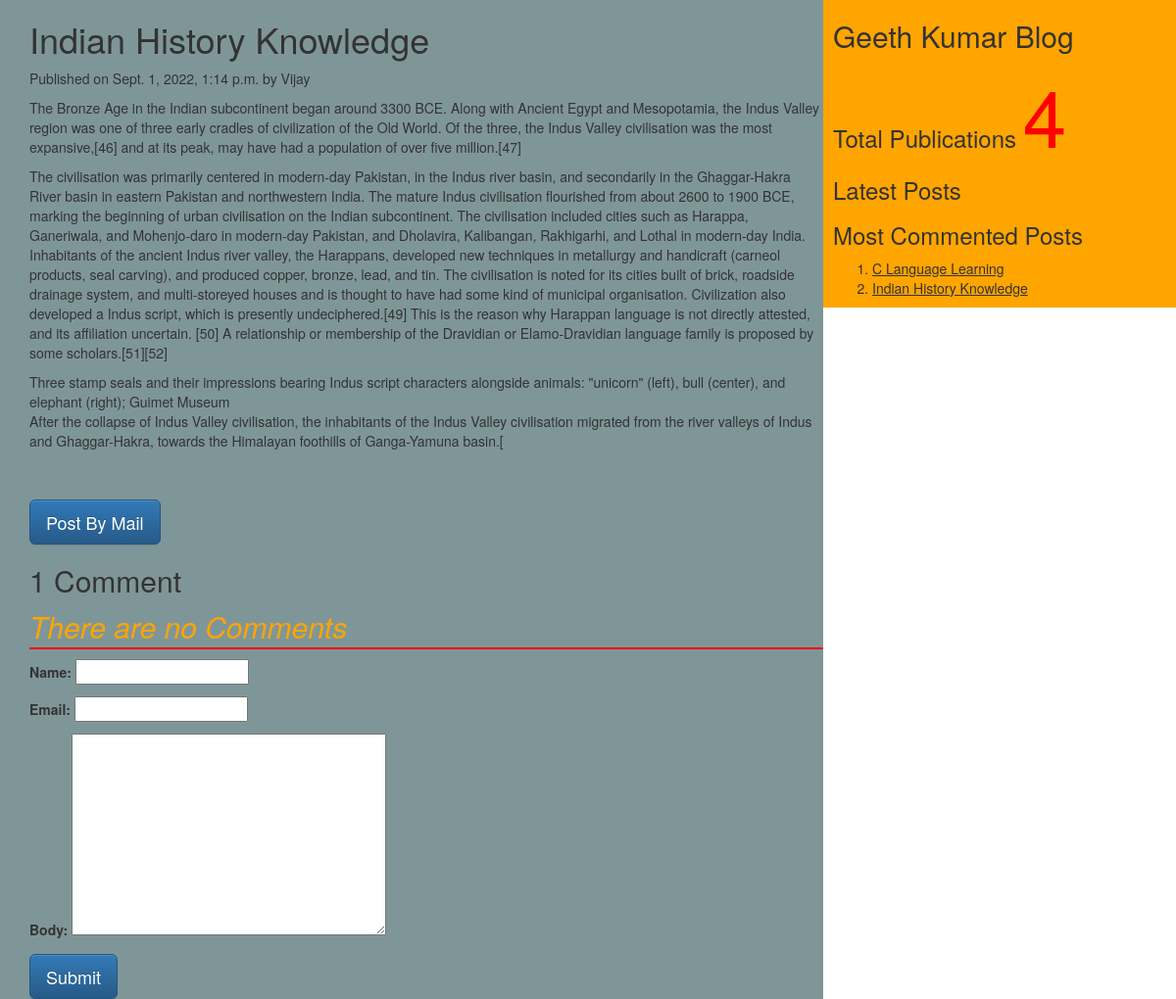
The page /2022/09/01/indian-history-knowledge on the database its author committed.
### myApp/models.py (models this page shows, shortened)
class Post(models.Model):
    tags=TaggableManager()
    STATUS_CHOICE=(('draft','Draft'),('published','Published'))
    title=models.CharField(max_length=200)
    slug=models.SlugField(max_length=50,unique_for_date='publish')
    author=models.ForeignKey(User,related_name='blog_post',on_delete=models.CASCADE)#user table refering auth module
    body=models.TextField()
    publish=models.DateTimeField(default=timezone.now)
    created=models.DateTimeField(auto_now_add=True)
    updated=models.DateTimeField(auto_now=True)
    status=models.CharField(max_length=20,choices=STATUS_CHOICE,default='draft')
    objects=CustomManager()
    class Meta:
        ordering=('-publish',)
    def get_absolute_url(self):
        return reverse('post_detail',args=[self.publish.year,self.publish.strftime('%m'),self.publish.strftime('%d'),self.slug])

### myApp/views.py (the view, shortened to what this page needs)
# urls.py: url(r'(?P<year>\d{4})/(?P<month>\d{2})/(?P<day>\d{2})/(?P<post>[-\w]+)',views.post_detail_view,name='post_detail'),
def post_detail_view(request,year,month,day,post):
    post=get_object_or_404(Post,slug=post,publish__year=year,publish__month=month,publish__day=day)
    comments=post.comments.filter(active=True)
    csubmit=False
    form=CommentForm()
    d={'post':post,'form':form,'csubmit':csubmit,'comments':comments}
    return render(request,'myApp/post_detail.html',d)

### myApp/forms.py
class CommentForm(forms.ModelForm):
    class Meta:
        model=Comment
        fields=('name','email','body')

### myApp/models.py (called while the page is built)
    def get_queryset(self):
        return super().get_queryset().filter(status='published')

### myApp/templatetags/mytags.py (called while the page is built)
@register.simple_tag #using register variable we are accessing simple_tag
def total_posts():
    return Post.objects.count() #returns total number of posts

@register.inclusion_tag('myApp/latest_post.html')
def show_latest_posts(count=3):
    latest_posts=Post.objects.order_by('-publish')[:count] #collect the posts based on latest published date with respect to specified count
    return {'latest_posts':latest_posts}

@register.simple_tag
def get_most_commented_posts(count=2):
    return Post.objects.annotate(total_comments=Count('comments')).order_by('-total_comments')[:count]

### templates/myApp/post_detail.html (shortened to what this page needs)
<!DOCTYPE html>
<html lang="en" dir="ltr">
{%extends 'myApp/parent.html'%}
    {%block content_block%}
    <h1>{{post.title}}</h1>
    <p>Published on {{post.publish}} by {{post.author|title}}</p>
    {{post.body|linebreaks}} <br><br>
    <a href="/{{post.id}}/share" class="btn btn-lg btn btn-primary">Post By Mail</a>
    {%with comments.count as comments_count%}
    <h2>{{comments_count}} Comment{{comments_count|pluralize}}</h2>
    {%endwith%}
    {%if commments%}
      {%for c in comments%}
      <p>Comment {{forloop.counter}} by {{c.name}}</p>
    <div>{{c.body|linebreaks}}</div>
    <hr>
    {%endfor%}
    {%else%}
      <p style="color:orange;font-size: 30px;font-style: italic; border-bottom:2px red solid">There are no Comments</p>
    {%endif%}
     {%if csubmit%}
     <h2>Thank You...Your comment has been added successfully</h2>
    {%else%}
    <form  method="post">
        {{form.as_p}}
        <input type="submit" class="btn btn-lg btn-primary" value="Submit">
      </form>
      {%endif%}
    {%endblock%}

### templates/myApp/parent.html (shortened to what this page needs)
<!DOCTYPE html>
<html lang="en" dir="ltr">
{%load mytags%}
  <head>
    <link rel="stylesheet" href="https://maxcdn.bootstrapcdn.com/bootstrap/3.3.7/css/bootstrap.min.css">
<link rel="stylesheet" href="https://maxcdn.bootstrapcdn.com/bootstrap/3.3.7/css/bootstrap-theme.min.css">
  </head>
  <body>
    <div class="content" style="width:70%;float:left;background-color:#7f9699;height=100%;padding:0 0 0 30px">
      {%block content_block%}
      {%endblock%}
    </div>
    <div class="sidebar" style="width:30%;float:right;background-color:orange;height=100%;padding:0 0 0 10px">
      <h2>Geeth Kumar Blog</h2>
      <h3>Total Publications
           <span style="color:red;font-size:80px">{%total_posts%}</span>
           <h3>Latest Posts</h3>
           {% show_latest_posts 1 %}
           <h3>Most Commented Posts</h3>
           {%get_most_commented_posts as m%}
           <ol>
             {%for post in m%}
             <li><a href="{{post.get_absolute_url}}"></a><u>{{post.title}}</u></li>
             {%endfor%}
           </ol>
      </h3>
    </div>
  </body>
</html>

### rows shown on the page
Post: title "Indian History Knowledge", publish "Sept. 1, 2022, 1:14 p.m.", author "Vijay", body "The Bronze Age in the Indian subcontinent began around 3300 BCE. Along with Ancient Egypt and Mesopotamia, the Indus Valley region was one of three early cradles of civilization of the Old World. Of the three, the Indus Valley civilisation was the most expansive,[46] and at its peak, may have had a population of over five million.[47] The civilisation was primarily centered in modern-day Pakistan, in the Indus river basin, and secondarily in the Ghaggar-Hakra River basin in eastern Pakistan and northwestern India. The mature Indus civilisation flourished from about 2600 to 1900 BCE, marking the beginning of urban civilisation on the Indian subcontinent. The civilisation included cities such…"
Post: title "C Language Learning"

### other values the page prints
{{ comments_count }} "1"
